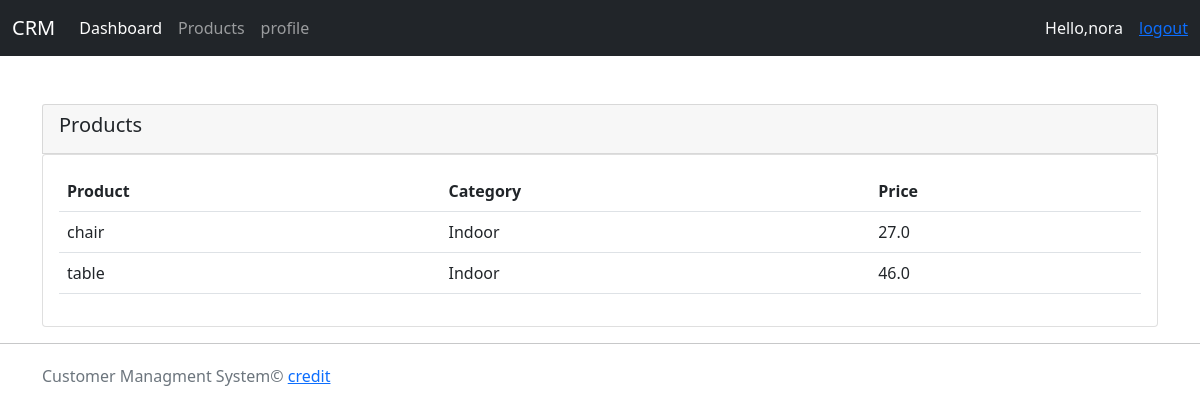
Screenshot of /products/ (signed in) with the database file from the repository.
### accounts/models.py (models this page shows, shortened)
class Product(models.Model):
    CATEGORY = (
        ('Indoor', 'Indoor'),
        ('Out door', 'Out door'),
    )
    name = models.CharField(max_length=200, null=True)
    price = models.FloatField(null=True)
    category = models.CharField(max_length=200, null=True, choices=CATEGORY)
    description = models.CharField(max_length=200, null=True, blank=True)
    tags = models.ManyToManyField(Tag)
    date_created = models.DateTimeField(auto_now_add=True, null=True)

### accounts/decorators.py (the view)
        def wrapper_func(request, *args, **kwargs):
            group = None
            if request.user.groups.exists:
                group = request.user.groups.all()[0].name
                print(group)
                if group in allowed_roles:
                    return view_func(request, *args, **kwargs)
                else:
                    return HttpResponse("you are not authorized")

### accounts/views.py (called while the page is built)
@login_required(login_url='login_page')
@allowed_user(allowed_roles=['admin'])
def products(request):
    if request.user.is_authenticated:
        logedin = True
    else:
        logedin = False
    products = Product.objects.all()
    return render(request, 'accounts/products.html', {'products': products, 'logedin': logedin})

### accounts/templates/accounts/products.html
{%extends 'accounts/main.html'%}
{%block content%}
<div class="container mt-5">
    <div class="row">
        <div class="col-md">
            <div class="card card-header">
                <h5>Products</h5>
            </div>
            <div class="card card-body">
                <table class="table">
                    <tr>
                        <th>Product</th>
                        <th>Category</th>
                        <th>Price</th>
                    </tr>
                    {% for product in products%}
                    <tr>
                        <td>{{product.name}}</td>
                        <td>{{product.category}}</td>
                        <td>{{product.price }}</td>
                    </tr>
                    {%endfor%}
                </table>
            </div>
        </div>
    </div>
</div>
{%endblock%}

### accounts/templates/accounts/navbar.html (shortened to what this page needs)
<nav class="navbar navbar-expand-lg navbar-dark bg-dark">
    <div class="container-fluid">
        <a class="navbar-brand" href="{% url 'home'%}">CRM</a>
        <div class="collapse navbar-collapse" id="navbarSupportedContent">
            <ul class="navbar-nav me-auto mb-2 mb-lg-0">
                <li class="nav-item">
                    <a class="nav-link active" aria-current="page" href="{% url 'home'%}">Dashboard</a>
                </li>
                {%if request.user.is_staff%}
                <li class="nav-item">
                    <a class="nav-link" href="{% url 'products' %}">Products</a>
                </li>
                {%endif%}
                <li class="nav-item">
                    <a class="nav-link" href="{%url 'user-page'%}">profile</a>
                </li>
            </ul>
            <div class="d-flex text-light">
                {%if logedin%}
                <span class="px-3">Hello,{{request.user}}</span>
                <a href="{% url 'logout' %}">logout</a>
                {%endif%}
            </div>
        </div>
    </div>
</nav>

### rows the page displays
Product: name "chair", category "Indoor", price "27.0"
Product: name "table", category "Indoor", price "46.0"

### other values shown
{{ request.user }} "nora"
